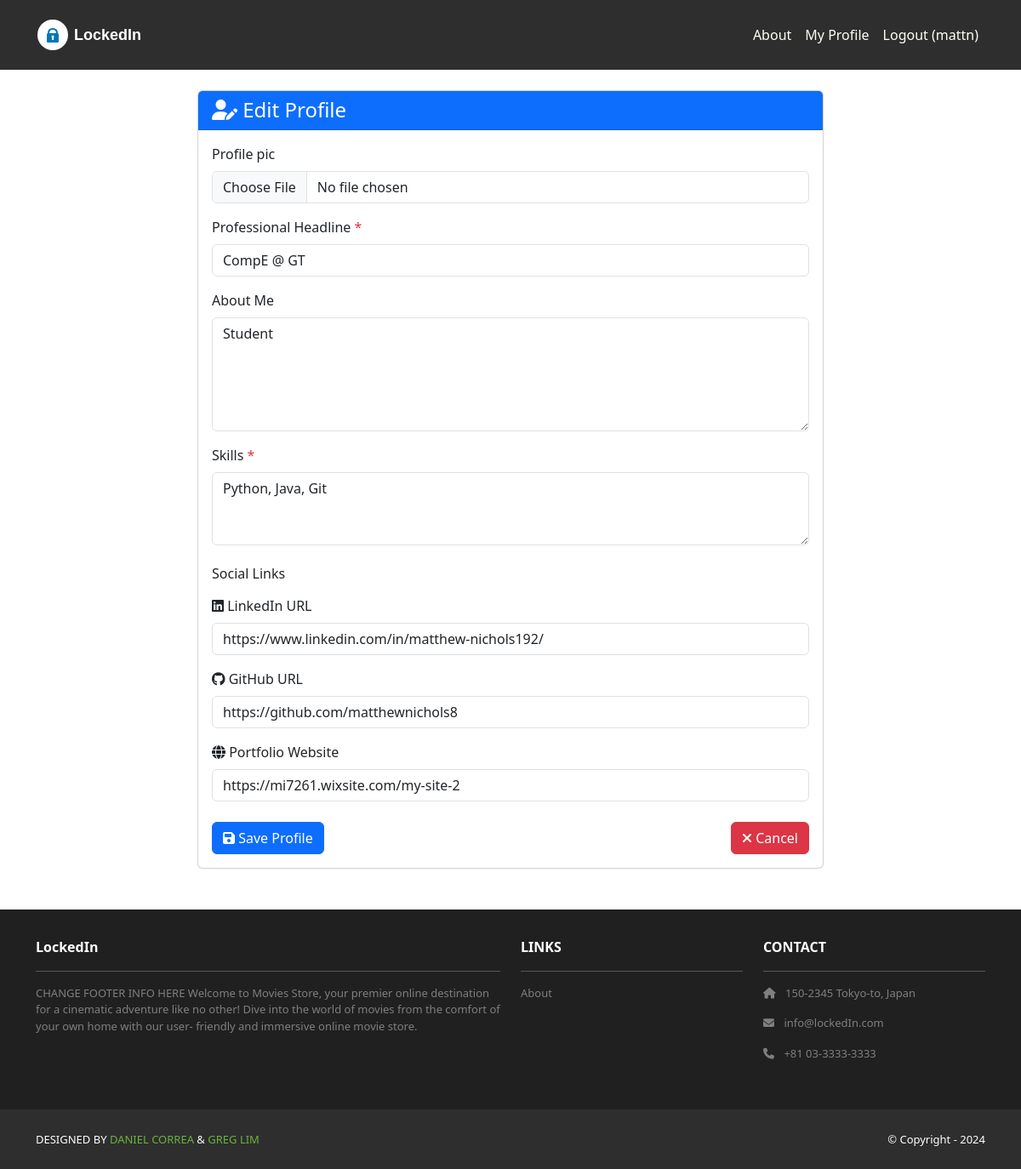
Screenshot of /profiles/edit/ (signed in) with the database file from the repository.
### profiles/models.py (models this page shows, shortened)
class Profile(models.Model):
    headline     = models.CharField(max_length = 150, help_text="Example: CS @ GT")
    user         = models.OneToOneField(User, on_delete=models.CASCADE, related_name='profile')
    about        = models.TextField(blank=True, help_text="Tells us about yourself")
    skills       = models.TextField(help_text="Add your skills")
    profile_pic  = models.ImageField(null=True, upload_to='profile_pictures/', blank=True)
    github_url   = models.URLField(blank=True, validators=[URLValidator()])
    linkedin_url = models.URLField(blank=True, validators=[URLValidator()])
    portfolio_url = models.URLField(blank=True, validators=[URLValidator()])
    time_created = models.DateTimeField(auto_now_add=True)
    time_updated = models.DateTimeField(auto_now=True)
    class Meta:
        ordering = ['-time_created']

### profiles/views.py (the view)
# urls.py: path('edit/', views.profile_edit, name='profiles.edit'),
@login_required
def profile_edit(request):
    profile, created = Profile.objects.get_or_create(user=request.user)
    if request.method == 'POST':
        form = ProfileForm(request.POST, request.FILES, instance=profile)
        if form.is_valid():
            form.save()
            messages.success(request, 'Profile Updated')
            return redirect('profiles.detail', username=request.user.username)
    else:
        form = ProfileForm(instance=profile)
    context = {
        'form' : form,
        'profile' : profile,
        'template_data' : {'title' : 'Edit Profile'}
    }
    return render(request, 'profiles/profile_form.html', context)

### profiles/templates/profiles/profile_form.html (shortened to what this page needs)
{% extends 'base.html' %}
{% load static %}
{% block content %}
<div class="container mt-4 mb-5">
    <div class="row justify-content-center">
        <div class="col-md-8">
            <div class="card">
                <div class="card-header bg-primary text-white">
                    <h4 class="mb-0"><i class="fas fa-user-edit"></i> Edit Profile</h4>
                </div>
                <div class="card-body">
                    <form method="post" enctype="multipart/form-data">
                        <div class="mb-3">
                            <label for="{{ form.profile_pic.id_for_label}}" class="form-label">
                                {{ form.profile_pic.label }}
                            </label>
                            {{ form.profile_pic }}
                        </div>
                        <div class="mb-3">
                            <label for="{{ form.headline.id_for_label }}" class="form-label">
                                {{ form.headline.label }} <span class="text-danger">*</span>
                            </label>
                            {{ form.headline }}
                        </div>
                        <div class="mb-3">
                            <label for="{{ form.about.id_for_label }}" class="form-label">
                                {{ form.about.label }}
                            </label>
                            {{ form.about }}
                        </div>
                        <div class="mb-3">
                            <label for="{{ form.skills.id_for_label }}" class="form-label">
                                {{ form.skills.label }} <span class="text-danger">*</span>
                            </label>
                            {{ form.skills }}
                        </div>
                        <h6 class="mt-4 mb-3">Social Links</h6>
                        <div class="mb-3">
                            <label for="{{ form.linkedin_url.id_for_label }}" class="form-label">
                                <i class="fab fa-linkedin"></i> {{ form.linkedin_url.label }}
                            </label>
                            {{ form.linkedin_url }}
                        </div>
                        <div class="mb-3">
                            <label for="{{ form.github_url.id_for_label }}" class="form-label">
                                <i class="fab fa-github"></i> {{ form.github_url.label }}
                            </label>
                            {{ form.github_url }}
                        </div>
                        <div class="mb-3">
                            <label for="{{ form.portfolio_url.id_for_label }}" class="form-label">
                                <i class="fas fa-globe"></i> {{ form.portfolio_url.label }}
                            </label>
                            {{ form.portfolio_url }}
                        </div>
                        <div class="d-flex justify-content-between mt-4">
                            <button type="submit" class="btn btn-primary">
                                <i class="fas fa-save"></i> Save Profile
                            </button>
                            <a href="{% url 'profiles.detail' username=user.username %}"
                               class="btn btn-danger">
                                <i class="fa-solid fa-xmark"></i> Cancel
                            </a>
                        </div>
                    </form>
                </div>
            </div>
        </div>
    </div>
</div>
{% endblock content %}

### lockedin/templates/base.html (shortened to what this page needs)
<!DOCTYPE html>
<html>
  {% load static %}
  <head>
    <link href=
      "https://cdn.jsdelivr.net/npm/bootstrap@5.3.3/dist/css/bootstrap.min.css" rel="stylesheet"
>
    <link rel= "stylesheet"  href= "https://cdnjs.cloudflare.com/ajax/libs/font-awesome/6.1.1/css/all.min.css">
    <link rel="stylesheet" type="text/css"
        href="{% static 'css/style.css' %}">
  </head>
  <body>
    <nav class="p-3 navbar navbar-dark bg-dark
         navbar-expand-lg">
      <div class="container">
        <a class="navbar-brand"
           href="{% url 'home.index' %}">
          <svg width="180" height="40" viewBox="0 0 180 40" xmlns="http://www.w3.org/2000/svg">
            <text x="45" y="26" font-family="Arial, sans-serif" font-size="18" font-weight="700" fill="#ffffff">LockedIn</text>
          </svg>
        </a>
        <div class="navbar-nav ms-auto navbar-ml">
            <a class="nav-link" href="{% url 'home.about' %}">About</a>
            {% if user.is_authenticated %}
                <a class="nav-link" href="{% url 'profiles.my_profile' %}">My Profile</a>
                <a class="nav-link" href="{% url 'accounts.logout' %}"> Logout ({{ user.username }})
                </a>
            {% else %}
                <a class="nav-link" href="{% url 'accounts.login' %}">Login</a>
                <a class="nav-link" href="{% url 'accounts.signup' %}">Sign Up</a>
            {% endif %}
        </div>
      </div>
    </nav>
    <div>
      {% block content %}
      {% endblock content %}
    </div>
    <section class="p-3 ms-footer d-none d-md-block">
      <div class="container">
        <div class="row mt-3 text-white">
          <div class="col-md-6 col-lg-6 col-xl-6 mx-auto mb-4">
            <b>LockedIn</b>
            <hr />
            <p>
              CHANGE FOOTER INFO HERE
              Welcome to Movies Store, your premier online
              destination for a cinematic adventure like no
              other! Dive into the world of movies from the
              comfort of your own home with our user-
              friendly and immersive online movie store.
            </p>
          </div>
          <div class="col-md-3 col-lg-3 col-xl-3 mx-auto mb-4">
            <b>LINKS</b>
            <hr />
            <p><a class="nav-link"
              href="{% url 'home.about' %}">
              About
            </a></p>
          </div>
          <div class="col-md-3 col-lg-3 col-xl-3 mx-auto mb-4">
            <b>CONTACT</b>
            <hr />
            <p><i class="fas fa-home me-2"></i>
              150-2345 Tokyo-to, Japan
            </p>
            <p><i class="fas fa-envelope me-2"></i>
              info@lockedIn.com
            </p>
            <p><i class="fas fa-phone me-2"></i>
              +81 03-3333-3333
            </p>
          </div>
        </div>
      </div>
    </section>
    <section class="p-3 ms-footer-bottom bg-dark">
      <div class="container d-flex
           justify-content-between">
        <div class="me-5 text-white">
          <span>DESIGNED BY
            <a href="https://www.x.com/danielgarax"
            target="_blank">DANIEL CORREA</a> &
            <a href="https://www.x.com/greglim81"
            target="_blank">GREG LIM</a>
          </span>
        </div>
        <div class="text-white">
          <span>© Copyright - 2024</span>
        </div>
      </div>
    </section>
  </body>
</html>

### lockedin/static/css/style.css (style rules this page uses)
.navbar a.nav-link { color: #FFFEF6 !important; }
.bg-dark { background-color: #2E2E2E !important; }
.ms-footer { background-color: #202020; }
.ms-footer p { color: #7F7F7F; font-size: 13px; }
.ms-footer-bottom span { font-size: 13px; line-height: 38px; }
.ms-footer-bottom a { color: #6ab43e; text-decoration: none; }

### rows the page displays
Profile: headline "CompE @ GT", about "Student", skills "Python, Java, Git", linkedin_url "https://www.linkedin.com/in/matthew-nichols192/", github_url "https://github.com/matthewnichols8", portfolio_url "https://mi7261.wixsite.com/my-site-2"

### other values shown
{{ user.username }} "mattn"
